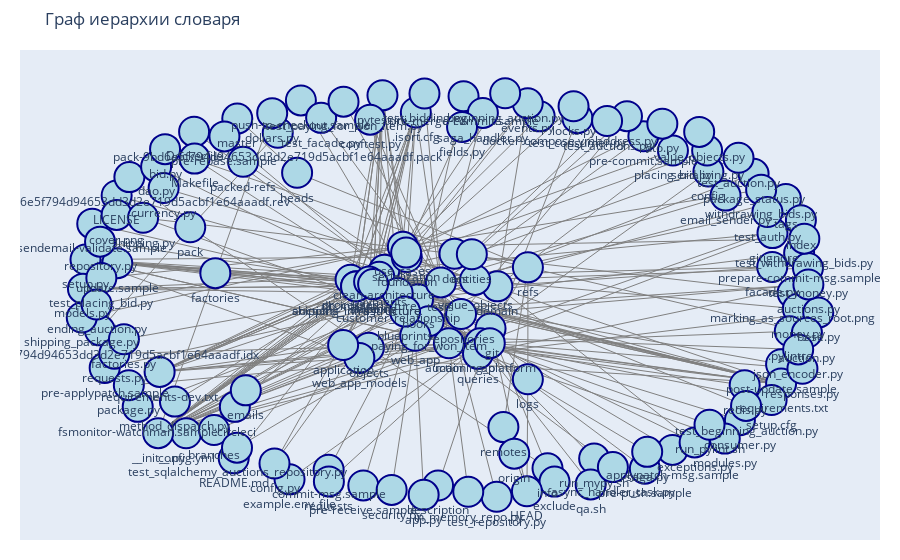

Notebook code cell kept with this figure:
### Markdown cell above
Первая версия визуализации(на уровне дерева файлов)

### Code cell
def dict_to_graph(data, parent=None, G=None):
    if G is None:
        G = nx.DiGraph()
    for key, value in data.items():
        G.add_node(key)
        if parent:
            G.add_edge(parent, key)
        if isinstance(value, dict):
            dict_to_graph(value, key, G)
    return G

def visualize_graph(G):
    pos = nx.spring_layout(G, seed=42)  # Можно заменить на nx.kamada_kawai_layout или graphviz

    edge_x, edge_y = [], []
    for u, v in G.edges():
        x0, y0 = pos[u]
        x1, y1 = pos[v]
        edge_x += [x0, x1, None]
        edge_y += [y0, y1, None]

    edge_trace = go.Scatter(
        x=edge_x, y=edge_y,
        line=dict(width=1, color='gray'),
        hoverinfo='none',
        mode='lines'
    )

    node_x, node_y, node_text = [], [], []
    for node in G.nodes():
        x, y = pos[node]
        node_x.append(x)
        node_y.append(y)
        node_text.append(str(node))

    node_trace = go.Scatter(
        x=node_x, y=node_y,
        mode='markers+text',
        text=node_text,
        textposition="bottom center",
        hoverinfo='text',
        marker=dict(
            size=30,
            color='lightblue',
            line=dict(width=2, color='darkblue')
        )
    )

    fig = go.Figure(data=[edge_trace, node_trace],
        layout=go.Layout(
            title='Граф иерархии словаря',
            showlegend=False,
            hovermode='closest',
            margin=dict(b=20, l=20, r=20, t=50),
            xaxis=dict(showgrid=False, zeroline=False, showticklabels=False),
            yaxis=dict(showgrid=False, zeroline=False, showticklabels=False)
        )
    )
    fig.show()



G = dict_to_graph(repo_tree)
visualize_graph(G)

### Figure 1 — Plotly figure (JSON) as saved in the notebook; plotly's stock layout.template omitted (floating-point values rounded to 4 significant figures; data arrays with more than 128 entries replaced by an {"elided": "..."} marker saying what was removed)
{"data": [{"hoverinfo": "none", "line": {"color": "gray", "width": 1}, "mode": "lines", "type": "scatter", "x": {"elided": "816 float values"}, "y": {"elided": "816 float values"}}, {"hoverinfo": "text", "marker": {"color": "lightblue", "line": {"color": "darkblue", "width": 2}, "size": 30}, "mode": "markers+text", "text": {"elided": "145 str values"}, "textposition": "bottom center", "type": "scatter", "x": {"elided": "145 float values"}, "y": {"elided": "145 float values"}}], "layout": {"hovermode": "closest", "margin": {"b": 20, "l": 20, "r": 20, "t": 50}, "showlegend": false, "title": {"text": "Граф иерархии словаря"}, "xaxis": {"showgrid": false, "showticklabels": false, "zeroline": false}, "yaxis": {"showgrid": false, "showticklabels": false, "zeroline": false}}}
